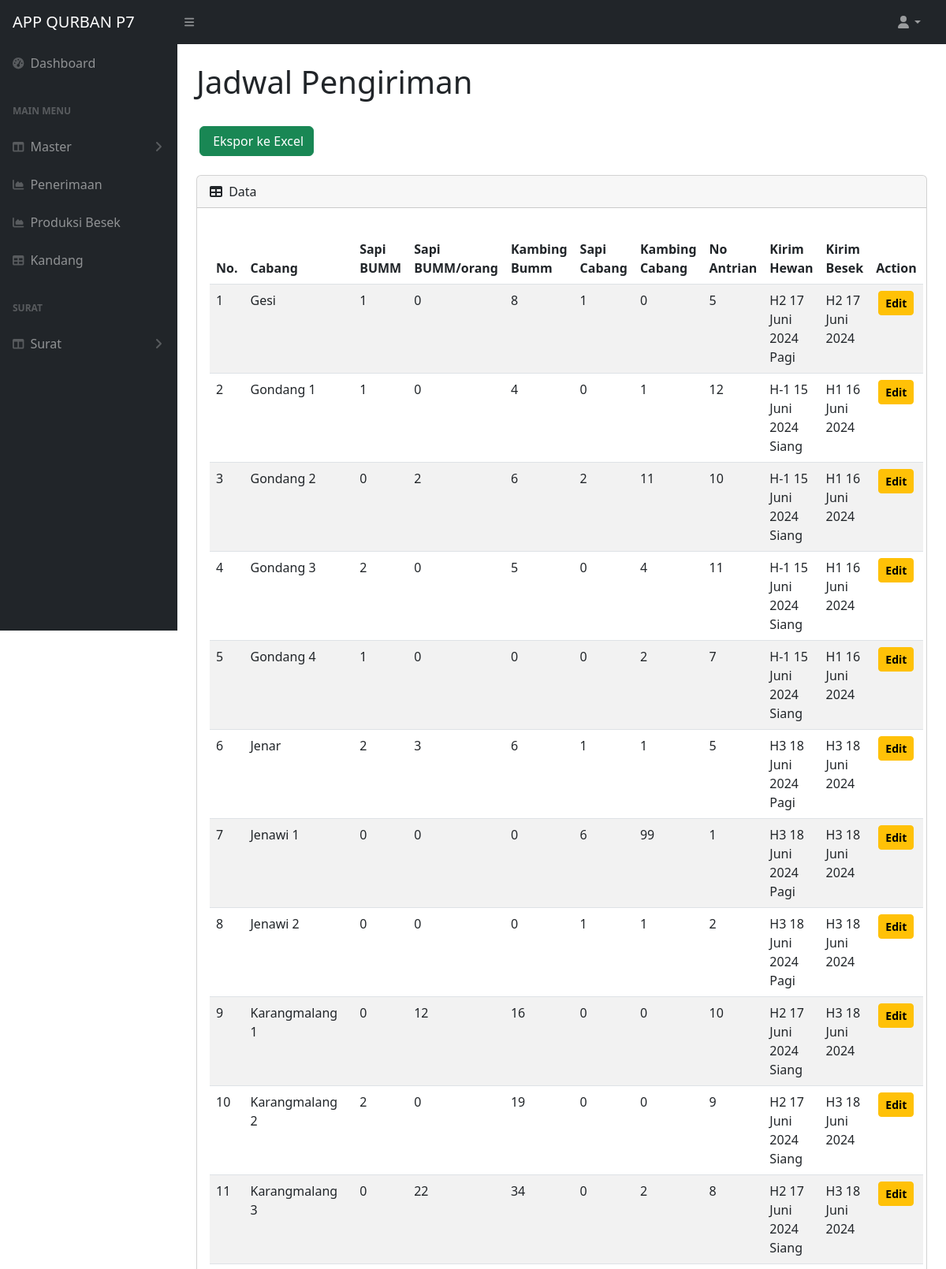
Screenshot of /app/jadwal_data.php (signed in, upper part) with the database file from the repository.
### tables this page shows
CREATE TABLE `dataqurban2024` (
  `id` int(11) NOT NULL AUTO_INCREMENT,
  `cabang` varchar(255) DEFAULT NULL,
  `sapi_bumm` int(11) DEFAULT NULL,
  `sapib_bumm` int(11) DEFAULT NULL,
  `kambing_bumm` int(11) DEFAULT NULL,
  `sapi_mandiri` int(11) DEFAULT NULL,
  `kambing_mandiri` int(11) DEFAULT NULL,
  `info` varchar(255) NOT NULL,
  `date_input` datetime DEFAULT NULL,
  PRIMARY KEY (`id`)
);

CREATE TABLE `jadwalpengiriman` (
  `id` int(11) NOT NULL AUTO_INCREMENT,
  `cabang` varchar(50) DEFAULT NULL,
  `antrian` int(50) DEFAULT NULL,
  `kirim_hewan` varchar(255) NOT NULL,
  `kirim_besek` varchar(255) NOT NULL,
  `date_input` date NOT NULL DEFAULT current_timestamp(),
  PRIMARY KEY (`id`)
);

### app/controler/db/controler.php (called while the page is built, shortened)
<?php
$join_jadwal = "SELECT * FROM dataqurban2024 JOIN jadwalpengiriman ON dataqurban2024.cabang = jadwalpengiriman.cabang";
$jadwal = mysqli_query($koneksi, $join_jadwal);

### app/jadwal_data.php (the view, shortened to what this page needs)
<?php
require 'controler/db/db.php';
require 'controler/db/controler.php';
?>
<!DOCTYPE html>
<html lang="en">
    <head>
        <link href="https://cdn.jsdelivr.net/npm/simple-datatables@7.1.2/dist/style.min.css" rel="stylesheet" />
        <link href="../css/styles.css" rel="stylesheet" />
    </head>
    <body class="sb-nav-fixed">
        <?php
    include 'navbar-top.php';
    ?>
        <div id="layoutSidenav">
            <div id="layoutSidenav_content">
                <?php
    include 'navbar.php';
    ?>
                <main>
                    <div class="container-fluid px-4">
                        <h1 class="mt-4">Jadwal Pengiriman</h1>
                        <br>
                        <ol class="breadcrumb mb-4">
                            <a href="controler/tools/export_jadwal.php" target="_blank" class="btn btn-success ms-1">&nbsp;Ekspor ke Excel</a>
                        </ol>
                        <div class="card mb-4">
                            <div class="card-header">
                                <i class="fas fa-table me-1"></i>
                                Data
                            </div>
                            <div class="card-body">
                                <div class="row my-3">
                                    <div class="col-md">
                                        <table id="datatablesSimple"
                                            class="table table-striped table-responsive table-hover text-left"
                                            style="width:100%">
                                            <thead>
                                                <tr>
                                                    <th>No.</th>
                                                    <th>Cabang</th>
                                                    <th>Sapi BUMM</th>
                                                    <th>Sapi BUMM/orang</th>
                                                    <th>Kambing Bumm</th>
                                                    <th>Sapi Cabang</th>
                                                    <th>Kambing Cabang</th>
                                                    <th>No Antrian</th>
                                                    <th>Kirim Hewan</th>
                                                    <th>Kirim Besek</th>
                                                    <th>Action</th>
                                                </tr>
                                            </thead>
                                            <tbody>
                                                <?php $no = 1; ?>
                                                <?php foreach ($jadwal as $row) : ?>
                                                <tr>
                                                    <td><?= $no++; ?></td>
                                                    <td><?= $row['cabang']; ?></td>
                                                    <td><?= $row['sapi_bumm']; ?>
                                                    </td>
                                                    <td><?= $row['sapib_bumm']; ?>
                                                    </td>
                                                    <td><?= $row['kambing_bumm']; ?></td>
                                                    <td><?= $row['sapi_mandiri']; ?></td>
                                                    <td><?= $row['kambing_mandiri']; ?></td>
                                                    <td><?= $row['antrian']; ?></td>
                                                    <td><?= $row['kirim_hewan']; ?></td>
                                                    <td><?= $row['kirim_besek']; ?></td>
                                                    <td class="text-center">
                                                        <a><?php include 'controler/detail_pengiriman.php'; ?></a>
                                                    </td>
                                                </tr>
                                                <?php endforeach; ?>
                        <br>
                        <br>
                        <br>
    </body>
</html>

### app/controler/detail_pengiriman.php (shortened to what this page needs)
<a class="btn btn-warning btn-sm" style="font-weight: 600;" data-toggle="modal"
    data-target="#edit<?php echo $row['id']; ?>"><i class="bi bi-pencil-square"></i>Edit</a>
</div>

### rows the page displays
dataqurban2024: jadwalpengiriman.cabang "Gesi", sapi_bumm "1", sapib_bumm "0", kambing_bumm "8", sapi_mandiri "1", kambing_mandiri "0", jadwalpengiriman.antrian "5", jadwalpengiriman.kirim_hewan "H2 17 Juni 2024 Pagi", jadwalpengiriman.kirim_besek "H2 17 Juni 2024"
dataqurban2024: jadwalpengiriman.cabang "Gondang 1", sapi_bumm "1", sapib_bumm "0", kambing_bumm "4", sapi_mandiri "0", kambing_mandiri "1", jadwalpengiriman.antrian "12", jadwalpengiriman.kirim_hewan "H-1 15 Juni 2024 Siang", jadwalpengiriman.kirim_besek "H1 16 Juni 2024"
dataqurban2024: jadwalpengiriman.cabang "Gondang 2", sapi_bumm "0", sapib_bumm "2", kambing_bumm "6", sapi_mandiri "2", kambing_mandiri "11", jadwalpengiriman.antrian "10", jadwalpengiriman.kirim_hewan "H-1 15 Juni 2024 Siang", jadwalpengiriman.kirim_besek "H1 16 Juni 2024"
dataqurban2024: jadwalpengiriman.cabang "Gondang 3", sapi_bumm "2", sapib_bumm "0", kambing_bumm "5", sapi_mandiri "0", kambing_mandiri "4", jadwalpengiriman.antrian "11", jadwalpengiriman.kirim_hewan "H-1 15 Juni 2024 Siang", jadwalpengiriman.kirim_besek "H1 16 Juni 2024"
dataqurban2024: jadwalpengiriman.cabang "Gondang 4", sapi_bumm "1", sapib_bumm "0", kambing_bumm "0", sapi_mandiri "0", kambing_mandiri "2", jadwalpengiriman.antrian "7", jadwalpengiriman.kirim_hewan "H-1 15 Juni 2024 Siang", jadwalpengiriman.kirim_besek "H1 16 Juni 2024"
dataqurban2024: jadwalpengiriman.cabang "Jenar", sapi_bumm "2", sapib_bumm "3", kambing_bumm "6", sapi_mandiri "1", kambing_mandiri "1", jadwalpengiriman.antrian "5", jadwalpengiriman.kirim_hewan "H3 18 Juni 2024 Pagi", jadwalpengiriman.kirim_besek "H3 18 Juni 2024"
dataqurban2024: jadwalpengiriman.cabang "Jenawi 1", sapi_bumm "0", sapib_bumm "0", kambing_bumm "0", sapi_mandiri "6", kambing_mandiri "99", jadwalpengiriman.antrian "1", jadwalpengiriman.kirim_hewan "H3 18 Juni 2024 Pagi", jadwalpengiriman.kirim_besek "H3 18 Juni 2024"
dataqurban2024: jadwalpengiriman.cabang "Jenawi 2", sapi_bumm "0", sapib_bumm "0", kambing_bumm "0", sapi_mandiri "1", kambing_mandiri "1", jadwalpengiriman.antrian "2", jadwalpengiriman.kirim_hewan "H3 18 Juni 2024 Pagi", jadwalpengiriman.kirim_besek "H3 18 Juni 2024"
dataqurban2024: jadwalpengiriman.cabang "Karangmalang 1", sapi_bumm "0", sapib_bumm "12", kambing_bumm "16", sapi_mandiri "0", kambing_mandiri "0", jadwalpengiriman.antrian "10", jadwalpengiriman.kirim_hewan "H2 17 Juni 2024 Siang", jadwalpengiriman.kirim_besek "H3 18 Juni 2024"
dataqurban2024: jadwalpengiriman.cabang "Karangmalang 2", sapi_bumm "2", sapib_bumm "0", kambing_bumm "19", sapi_mandiri "0", kambing_mandiri "0", jadwalpengiriman.antrian "9", jadwalpengiriman.kirim_hewan "H2 17 Juni 2024 Siang", jadwalpengiriman.kirim_besek "H3 18 Juni 2024"
dataqurban2024: jadwalpengiriman.cabang "Karangmalang 3", sapi_bumm "0", sapib_bumm "22", kambing_bumm "34", sapi_mandiri "0", kambing_mandiri "2", jadwalpengiriman.antrian "8", jadwalpengiriman.kirim_hewan "H2 17 Juni 2024 Siang", jadwalpengiriman.kirim_besek "H3 18 Juni 2024"
